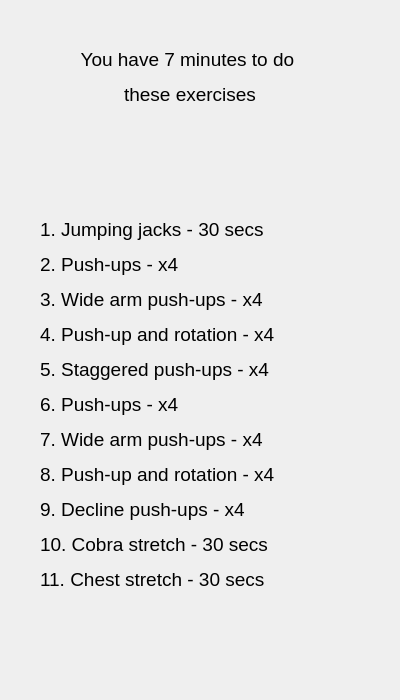
<?xml version="1.0" encoding="UTF-8"?>
<ui version="4.0">
 <class>exeday4</class>
 <widget class="QDialog" name="exeday4">
  <property name="geometry">
   <rect>
    <x>0</x>
    <y>0</y>
    <width>400</width>
    <height>700</height>
   </rect>
  </property>
  <property name="windowTitle">
   <string>Day4 Exercises</string>
  </property>
  <widget class="QLabel" name="label_2">
   <property name="geometry">
    <rect>
     <x>40</x>
     <y>40</y>
     <width>300</width>
     <height>75</height>
    </rect>
   </property>
   <property name="text">
    <string>&lt;html&gt;&lt;head/&gt;&lt;body&gt;&lt;p align=&quot;center&quot;&gt;&lt;span style=&quot; font-size:14pt;&quot;&gt;You have 7 minutes to do &lt;/span&gt;&lt;/p&gt;&lt;p align=&quot;center&quot;&gt;&lt;span style=&quot; font-size:14pt;&quot;&gt;these exercises&lt;/span&gt;&lt;/p&gt;&lt;/body&gt;&lt;/html&gt;</string>
   </property>
  </widget>
  <widget class="QLabel" name="label">
   <property name="geometry">
    <rect>
     <x>40</x>
     <y>130</y>
     <width>300</width>
     <height>550</height>
    </rect>
   </property>
   <property name="text">
    <string>&lt;html&gt;&lt;head/&gt;&lt;body&gt;&lt;p&gt;&lt;span style=&quot; font-size:14pt; background-color:transparent;&quot;&gt;1. Jumping jacks - 30 secs&lt;/span&gt;&lt;/p&gt;&lt;p&gt;&lt;span style=&quot; font-size:14pt; background-color:transparent;&quot;&gt;2. Push-ups - x4&lt;/span&gt;&lt;/p&gt;&lt;p&gt;&lt;span style=&quot; font-size:14pt; background-color:transparent;&quot;&gt;3. Wide arm push-ups - x4&lt;/span&gt;&lt;/p&gt;&lt;p&gt;&lt;span style=&quot; font-size:14pt; background-color:transparent;&quot;&gt;4. Push-up and rotation - x4&lt;/span&gt;&lt;/p&gt;&lt;p&gt;&lt;span style=&quot; font-size:14pt; background-color:transparent;&quot;&gt;5. Staggered push-ups - x4 &lt;/span&gt;&lt;/p&gt;&lt;p&gt;&lt;span style=&quot; font-size:14pt; background-color:transparent;&quot;&gt;6. Push-ups - x4&lt;/span&gt;&lt;/p&gt;&lt;p&gt;&lt;span style=&quot; font-size:14pt; background-color:transparent;&quot;&gt;7. Wide arm push-ups - x4&lt;/span&gt;&lt;/p&gt;&lt;p&gt;&lt;span style=&quot; font-size:14pt; background-color:transparent;&quot;&gt;8. Push-up and rotation - x4&lt;/span&gt;&lt;/p&gt;&lt;p&gt;&lt;span style=&quot; font-size:14pt; background-color:transparent;&quot;&gt;9. Decline push-ups - x4&lt;/span&gt;&lt;/p&gt;&lt;p&gt;&lt;span style=&quot; font-size:14pt; background-color:transparent;&quot;&gt;10. Cobra stretch - 30 secs&lt;/span&gt;&lt;/p&gt;&lt;p&gt;&lt;span style=&quot; font-size:14pt; background-color:transparent;&quot;&gt;11. Chest stretch - 30 secs&lt;/span&gt;&lt;/p&gt;&lt;/body&gt;&lt;/html&gt;</string>
   </property>
  </widget>
 </widget>
 <resources/>
 <connections/>
</ui>
